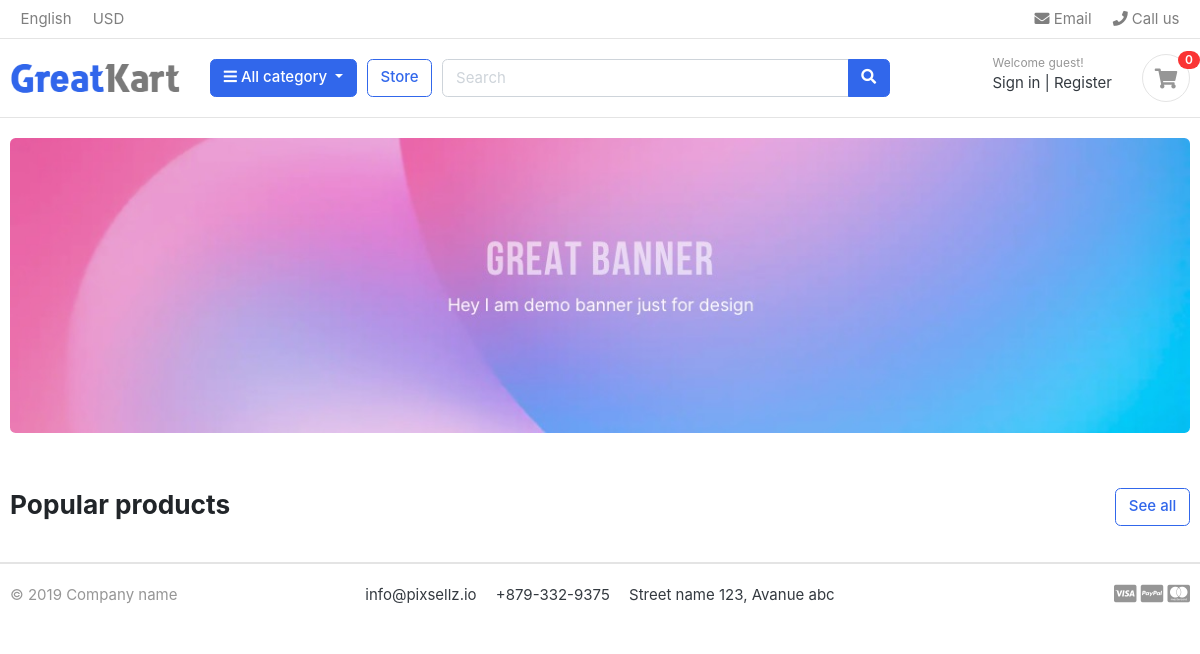
The app's page /, older data.
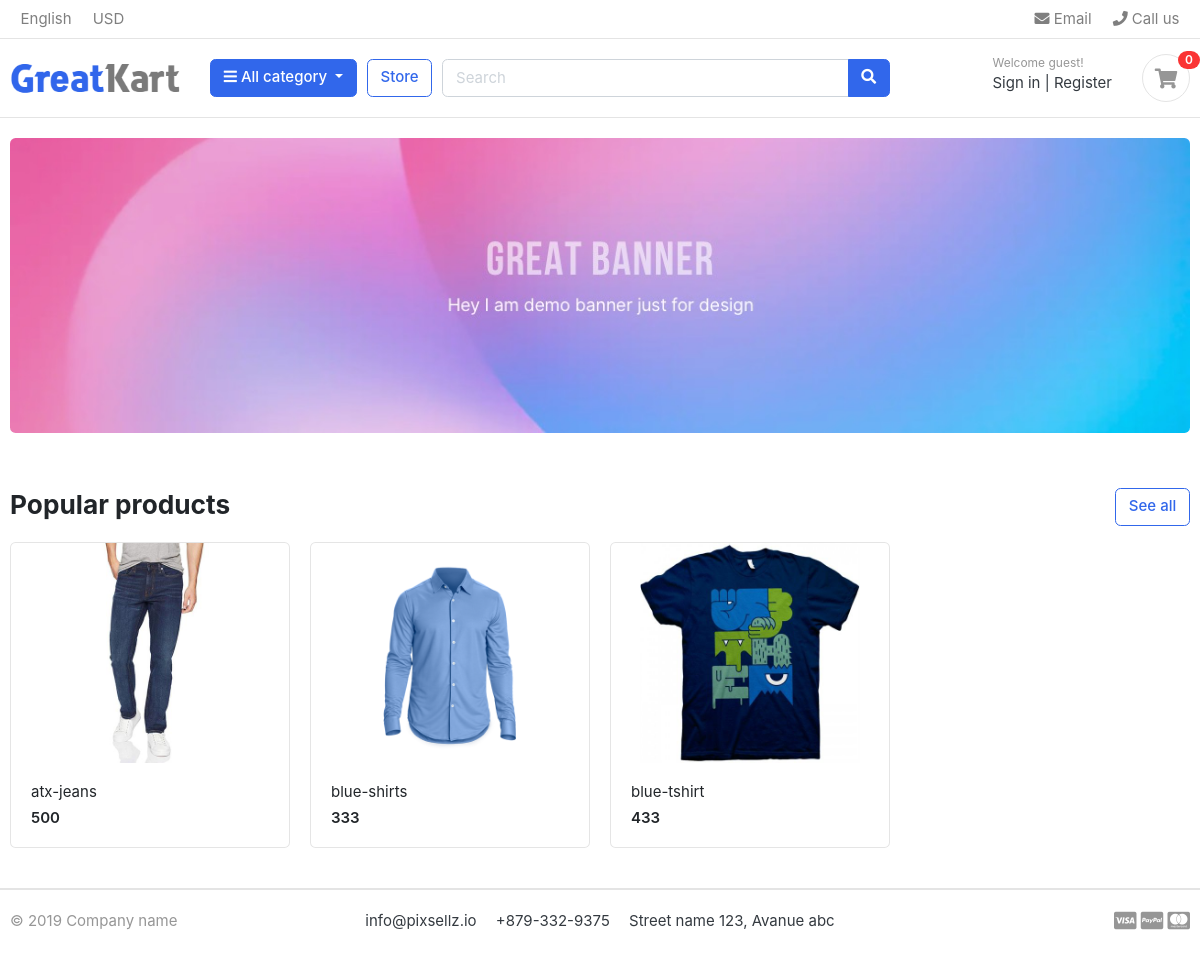
The same page, newer data.
### store/models.py (models this page shows)
class Product(models.Model):
  product_name = models.CharField(max_length=150 , unique = True )
  slug = models.SlugField(max_length=150 , unique = True)
  description = models.CharField(max_length=500, blank = True )
  price = models.IntegerField()
  images = models.ImageField(upload_to='photos/products')
  stock  = models.IntegerField()
  is_available = models.BooleanField(default = True)
  category = models.ForeignKey( Category , on_delete =  models.CASCADE)
  created_date = models.DateTimeField(auto_now_add = True)
  modified_date = models.DateTimeField(auto_now_add = True)
  def __str__(self):
    return self.product_name
  def get_url(self):
    return reverse('product_detail',args = [ self.category.slug,self.slug])

### ecommercesite/views.py (the view)
# urls.py: path('', views.home,name = 'home'),
def home(request):
  Products = Product.objects.all().filter(is_available= True)
  print(Products)
  context = {
    'products' :  Products,
  }
  return render(request,'home.html',context)

### carts/context_processors.py (called while the page is built)
def counter(request):
  cart_count = 0
  if 'admin' in request.path:
    return {}
  else:
    try:
      cart = Cart.objects.filter(cart_id = _cart_id(request))
      cart_items = CartItem.objects.all().filter(cart = cart[:1])
      for cart_item in cart_items:
        cart_count += cart_item.quantity
    except cart.DoesNotExist:
      cart_count = 0
    return dict(cart_count = cart_count)

### carts/views.py (called while the page is built)
def _cart_id(request):
  cart = request.session.session_key
  if not cart:
    cart = request.session.create()
  return cart

### category/context_processors.py (called while the page is built)
def media_links(request):
  links = Category.objects.all()
  return dict(links = links)

### category/models.py (called while the page is built)
  def get_url(self):
    return reverse('products_by_category',args=[self.slug])

### templates/home.html
{% extends 'base.html' %}
{% load static %}
{% block content%}
    <section class="section-intro padding-y-sm">
      <div class="container">
        <div class="intro-banner-wrap">
          <img src="{% static 'images/banners/1.jpg'%}" class="img-fluid rounded" />
        </div>
      </div>
    </section>
    <section class="section-name padding-y-sm">
      <div class="container">
        <header class="section-heading">
          <a href= "{% url 'store' %}" class="btn btn-outline-primary float-right"
            >See all</a
          >
          <h3 class="section-title">Popular products</h3>
        </header>
        <div class="row">
        {% for product in products %}
          <div class="col-md-3">
            <div class="card card-product-grid">
              <a href="{{ product.get_url }}" class="img-wrap">
                <img src="{{ product.images.url }}" />
              </a>
              <figcaption class="info-wrap">
                <a href="{{ product.get_url }}" class="title"
                  >{{ product.product_name }}</a
                >
                <div class="price mt-1">{{product.price}}</div>
              </figcaption>
            </div>
          </div>
          {% endfor %}
        </div>
      </div>
    </section>
  </body>
</html>
{% endblock %}

Row changes from the older to the newer data that the page shows:
added Product: images (picture), product_name "atx-jeans", price "500"
added Product: images (picture), product_name "blue-shirts", price "333"
added Product: images (picture), product_name "blue-tshirt", price "433"
